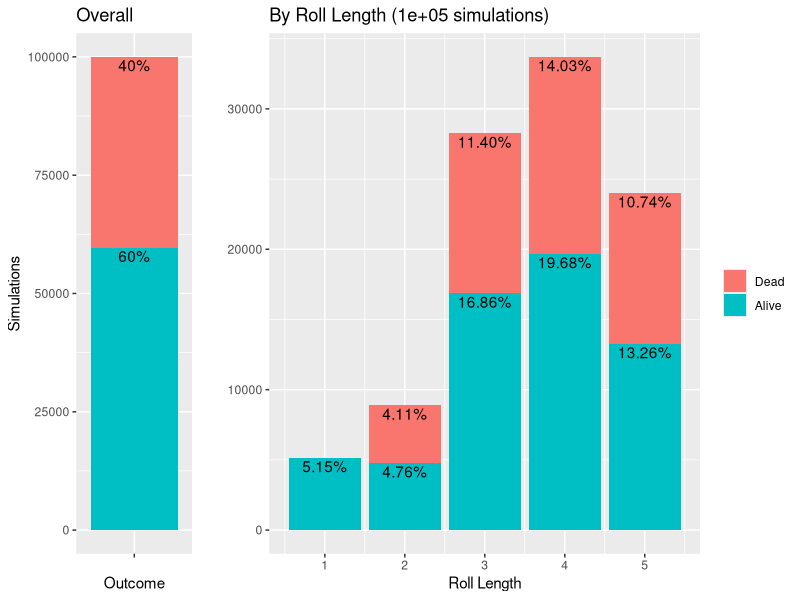

Generate this figure with R:
## ---- chunk 1
knitr::opts_chunk$set(echo = TRUE)
## ---- chunk 2
death_save <- function() {
  # Variables to track
  live <- 0
  die <- 0
  roll_length <- 0
  
  rolling <- T
  while (rolling == T) {
    # Roll the die, increment roll_length, and increment live or die accordingly
    roll <- sample(1:20, 1)
    roll_length <- roll_length + 1
    if (roll == 20) {
      live <- live + 3
    } else if (roll == 1) {
      die <- die + 2
    } else if (1 < roll & roll < 10) {
      die <- die + 1
    } else {
      live <- live + 1
    }
    
    # Check how many successes or failures there are and either keep rolling or not
    if (live >= 3) {
      rolling <- F
      result <- 1
    } else if (die >= 3) {
      rolling <- F
      result <- 0
    }
  }
  
  # Return both the result and how many rolls it took to get that result in a list
  return(list(result, roll_length))
}
## ---- chunk 3
options(digits = 2) # Report to 2 significant figures

# Conduct the Monte Carlo simulation
trials <- 10^5

ds_data <- replicate(trials, death_save())
ds_result <- unlist(ds_data[1,])
ds_roll_length <- unlist(ds_data[2,])

# Results
(mean_outcome <- mean(ds_result)) # Probability of surviving
(mean_roll <- mean(ds_roll_length)) # The average number or rolls in a death saving throw event
## ---- chunk 4
# Plot the results
library(ggplot2)
library(scales)
library(gridExtra)
df <- data.frame(rolls=ds_roll_length, results=ds_result, d_a=rep("", trials))

p <- ggplot(df, aes(d_a, fill=factor(results))) + 
  geom_bar() +
  geom_text(aes(label=scales::percent(..count../sum(..count..))), stat='count', position="stack", vjust=1.2) +
  theme(legend.position = "none") + labs(title = "Overall", x="Outcome", y="Simulations")

p2 <- ggplot(df, aes(rolls, fill=factor(results))) + geom_bar()  + 
  labs(title = paste("By Roll Length (",format(trials, scientific = T), " simulations)", sep=""), 
       x="Roll Length", y="") +
  theme(legend.title = element_blank()) + 
  scale_fill_discrete(labels=c("Dead", "Alive")) +
  geom_text(aes(label=scales::percent(..count../sum(..count..))), stat='count', position="stack", vjust=1.2) 

grid.arrange(p, p2, widths=c(1,3))
